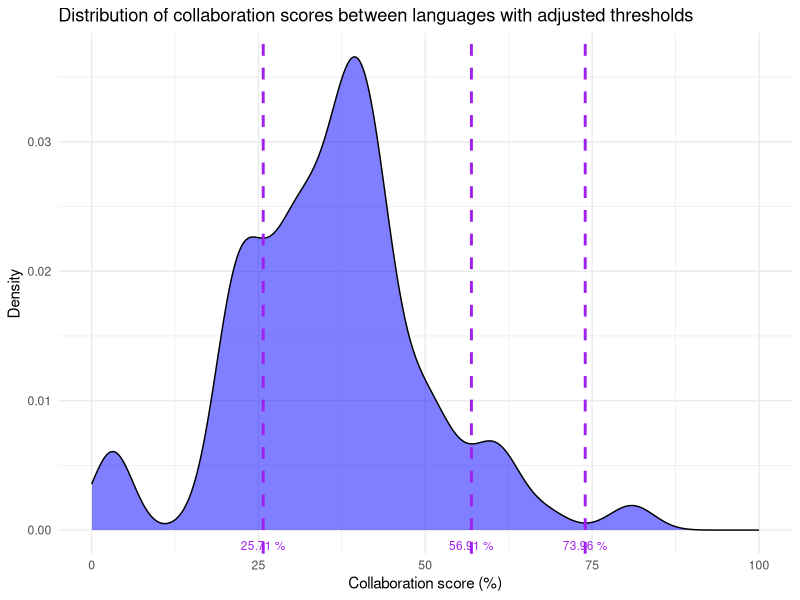

R code for this plot:
library(ggplot2)
library(dplyr)
library(readr)

# Lecture des données depuis un fichier CSV adapté aux langages
data <- read_csv2("language_collaboration_results_clean_clone_removed.csv")

# Convertir le score de collaboration en pourcentage
data <- data %>%
  mutate(CollaborationScore_Percentage = as.numeric(CollaborationScore) * 100)

# Calculer la densité
dens <- density(data$CollaborationScore_Percentage)

# Identifier les creux dans la distribution
dens_diff <- diff(dens$y)
creux <- which(diff(sign(dens_diff)) == 2) + 1
creux_x <- dens$x[creux]

# Fonction pour trouver la valeur la plus proche
nearest <- function(vector, value) {
  idx <- which.min(abs(vector - value))
  return(vector[idx])
}

# Seuils de symbiose ajustés en fonction des creux
seuils_symbiose_ajustes <- c(nearest(creux_x, 31.94), nearest(creux_x, 52.89), nearest(creux_x, 71.45))

# Créer le graphique de densité avec les seuils ajustés
plot_symbiose_ajuste <- ggplot(data, aes(x = CollaborationScore_Percentage)) +
  geom_density(fill = "blue", alpha = 0.5) +
  scale_x_continuous(limits = c(0, 100)) +
  labs(title = "Distribution of collaboration scores between languages with adjusted thresholds", x = "Collaboration score (%)", y = "Density") +
  theme_minimal()

for (i in seq_along(seuils_symbiose_ajustes)) {
  seuil <- seuils_symbiose_ajustes[i]
  plot_symbiose_ajuste <- plot_symbiose_ajuste +
    geom_vline(xintercept = seuil, color = "purple", linetype = "dashed", size = 1) +
    annotate("text", x = seuil, y = 0, label = paste(round(seuil, 2), "%"), vjust = 2.2, color = "purple", size = 3)
}

# Sauvegarder le graphique dans un fichier PDF
pdf("LanguageCollaborationDistributionAdjustedReport.pdf", width = 11, height = 8)
print(plot_symbiose_ajuste)
dev.off()
